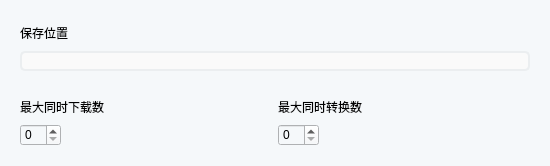
<?xml version="1.0" encoding="UTF-8"?>
<ui version="4.0">
 <class>settingsAreaW</class>
 <widget class="QWidget" name="settingsAreaW">
  <property name="geometry">
   <rect>
    <x>0</x>
    <y>0</y>
    <width>550</width>
    <height>166</height>
   </rect>
  </property>
  <property name="windowTitle">
   <string>Form</string>
  </property>
  <property name="styleSheet">
   <string notr="true">QWidget
{
	background-color: #f5f8fa;
	font: 11pt &quot;微软雅黑&quot;;
}

QLabel
{
	background-color: #f5f8fa;
	color: #000000;
	font: 11pt &quot;微软雅黑&quot;;
}

QLabel[style=&quot;subtext&quot;]
{
	background-color: #f5f8fa;
	color: #808080;
	font: 10pt &quot;微软雅黑&quot;;
}

QPushButton
{
	font: 10pt &quot;微软雅黑&quot;;
	color: #000000;
	background-color: #f0f3f5;
	border-width: 2px;
	border-color: #ebf0f5;
	border-bottom-color: #d4dae1;
	border-style: solid;
	border-radius: 5px;
	padding: 2px 5px 2px 5px;
}

QPushButton:disabled 
{
	background-color: #f0f0f0;
	border-color:  #f0f0f0;
}

QPushButton:hover
{
	background-color: #e7ebf0;
	border-width: 2px;
	border-color: #e2e7eb;
	border-bottom-color: #cacdd2;
	border-style: solid;
	border-radius: 5px;
}
QPushButton:pressed 
{
	background-color: #ebf0f5;
	border-color: #ebf0f5;
	border-bottom-color: #dce4eb;
}

QPushButton[style=&quot;highlight&quot;]
{
	color: #ffffff;
	background-color: #0064c8;
	border-width: 2px;
	border-color: #146ec8;
	border-bottom-color: #004b96;
	border-style: solid;
	border-radius: 5px;
}

QPushButton:disabled[style=&quot;highlight&quot;]
{
	background-color: #c8c8c8;
	border-color: #c8c8c8;
}

QPushButton:hover[style=&quot;highlight&quot;]
{
	background-color: #146ec8;
	border-width: 2px;
	border-color: #2778c8;
	border-bottom-color: #004b96;
	border-style: solid;
	border-radius: 5px;
}

QPushButton:pressed[style=&quot;highlight&quot;] 
{
	background-color: #2778c8;
	border-color: #2778c8;
	border-bottom-color: #0064c8;
}

QLineEdit
{
	background-color: #fafafa;
	padding: 0px 0px 0px 5px;
	border-width: 2px;
	border-color: #ebeef0;
	border-style: solid;
	border-radius: 5px;
}
QLineEdit: hover
{
	border-color: #dde2e6;
}
</string>
  </property>
  <layout class="QGridLayout" name="gridLayout_2">
   <item row="0" column="0">
    <widget class="QWidget" name="group_work_savePath" native="true">
     <layout class="QGridLayout" name="gridLayout_3">
      <item row="1" column="0">
       <widget class="QLabel" name="text_work_savePath_title">
        <property name="text">
         <string>保存位置</string>
        </property>
        <property name="style" stdset="0">
         <string notr="true">normal</string>
        </property>
       </widget>
      </item>
      <item row="2" column="0">
       <widget class="QLineEdit" name="input_work_savePath"/>
      </item>
     </layout>
    </widget>
   </item>
   <item row="1" column="0">
    <widget class="QWidget" name="group_work_maxWorks_area" native="true">
     <layout class="QGridLayout" name="gridLayout">
      <item row="2" column="0">
       <layout class="QGridLayout" name="work_maxWorks_area">
        <item row="2" column="1">
         <layout class="QHBoxLayout" name="work_maxConvertings_area">
          <item>
           <widget class="QSpinBox" name="set_work_maxConvertings">
            <property name="toolTip">
             <string>设置同一时间下最大允许的转换工作线程数</string>
            </property>
           </widget>
          </item>
          <item>
           <spacer name="work_maxConvertings_area_horizontalSpacer">
            <property name="orientation">
             <enum>Qt::Horizontal</enum>
            </property>
            <property name="sizeHint" stdset="0">
             <size>
              <width>40</width>
              <height>20</height>
             </size>
            </property>
           </spacer>
          </item>
         </layout>
        </item>
        <item row="2" column="0">
         <layout class="QHBoxLayout" name="work_maxDownloadings_area">
          <item>
           <widget class="QSpinBox" name="set_work_maxDownloadings">
            <property name="toolTip">
             <string>设置同一时间下最大允许的下载工作线程数</string>
            </property>
           </widget>
          </item>
          <item>
           <spacer name="work_maxDownloadings_area_horizontalSpacer">
            <property name="orientation">
             <enum>Qt::Horizontal</enum>
            </property>
            <property name="sizeHint" stdset="0">
             <size>
              <width>40</width>
              <height>20</height>
             </size>
            </property>
           </spacer>
          </item>
         </layout>
        </item>
        <item row="1" column="1">
         <widget class="QLabel" name="text_work_maxConvertings_title">
          <property name="toolTip">
           <string>设置同一时间下最大允许的转换工作线程数</string>
          </property>
          <property name="text">
           <string>最大同时转换数</string>
          </property>
          <property name="style" stdset="0">
           <string notr="true">normal</string>
          </property>
         </widget>
        </item>
        <item row="1" column="0">
         <widget class="QLabel" name="text_work_maxDownloadings_title">
          <property name="toolTip">
           <string>设置同一时间下最大允许的下载工作线程数</string>
          </property>
          <property name="text">
           <string>最大同时下载数</string>
          </property>
          <property name="style" stdset="0">
           <string notr="true">normal</string>
          </property>
         </widget>
        </item>
       </layout>
      </item>
     </layout>
    </widget>
   </item>
  </layout>
 </widget>
 <resources/>
 <connections/>
</ui>
